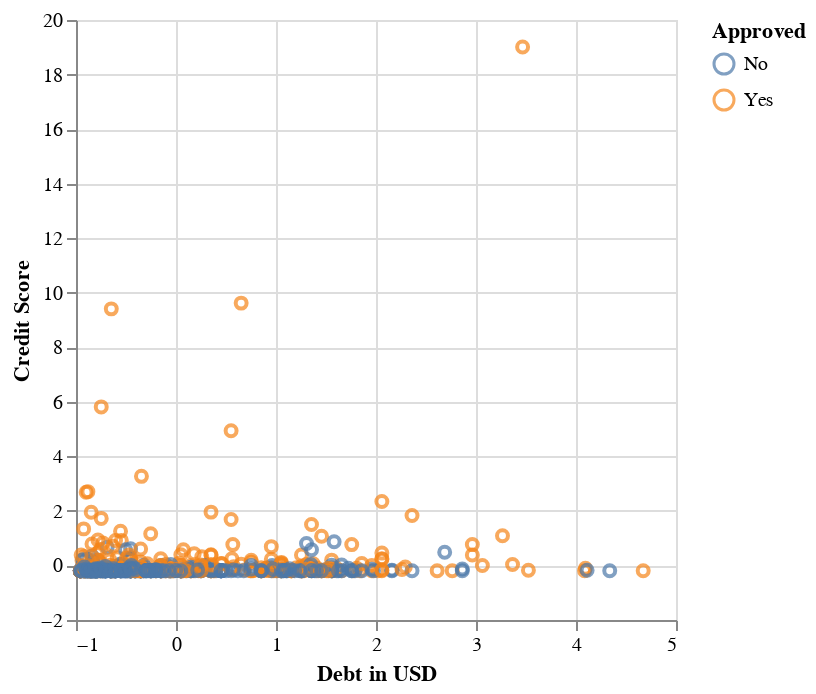

The notebook cell saved with this chart:
### Code cell
knn = KNeighborsClassifier(n_neighbors=7)

# create the centering / scaling preprocessor
preprocessor = make_column_transformer(
    (StandardScaler(), ["Age", "Debt","Income","CreditScore"]),
    remainder='passthrough'
)
data_scaled = preprocessor.fit_transform(data)

data_scaled = pd.DataFrame(data_scaled).rename(columns={0:'Age', 1:'Debt', 2:'CreditScore', 3:'Income', 4:'Approved'}, errors="raise")
data_scaled
data_plot = alt.Chart(data_scaled).mark_point().encode(
    x=alt.X('Debt').title('Debt in USD').scale(zero=True),
    y=alt.Y('CreditScore').title('Credit Score').scale(zero=False),
    color=alt.Color('Approved')
)
data_plot


# data_plot = alt.Chart(data).mark_point().encode(
#     x=alt.X('Debt').title('Debt in USD'),
#     y=alt.Y('CreditScore').title('Credit Score'),
#     color=alt.Color('Approved')
# )
# data_hist = alt.Chart(data).mark_bar().encode(
#     x=alt.X('Debt').title('Debt in USD').bin(maxbins= 30),
#     y='count()',
# )
# data_hist
# data_scaled_hist = alt.Chart(data_scaled).mark_bar().encode(
#     x=alt.X('Debt').title('Debt in USD').bin(maxbins = 30),
#     y='count()',
# )
# data_hist & data_scaled_hist

### Figure 1 — Vega-Lite specification as saved in the notebook (floating-point values rounded to 4 significant figures; data arrays with more than 128 entries replaced by an {"elided": "..."} marker saying what was removed)
{"config": {"view": {"continuousWidth": 300, "continuousHeight": 300}}, "data": {"name": "data-473ba4caed2b3666f536a30bac81e2b8"}, "mark": {"type": "point"}, "encoding": {"color": {"field": "Approved", "type": "nominal"}, "x": {"field": "Debt", "scale": {"zero": true}, "title": "Debt in USD", "type": "quantitative"}, "y": {"field": "CreditScore", "scale": {"zero": false}, "title": "Credit Score", "type": "quantitative"}}, "$schema": "https://vega.github.io/schema/vega-lite/v5.16.3.json", "datasets": {"data-473ba4caed2b3666f536a30bac81e2b8": {"elided": "690 records"}}}
